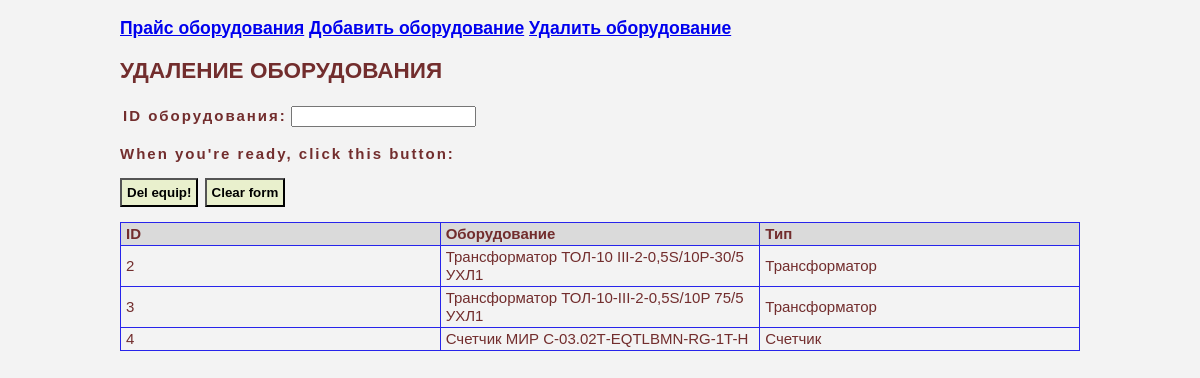
The page /del_eqip_form on the database as committed earlier.
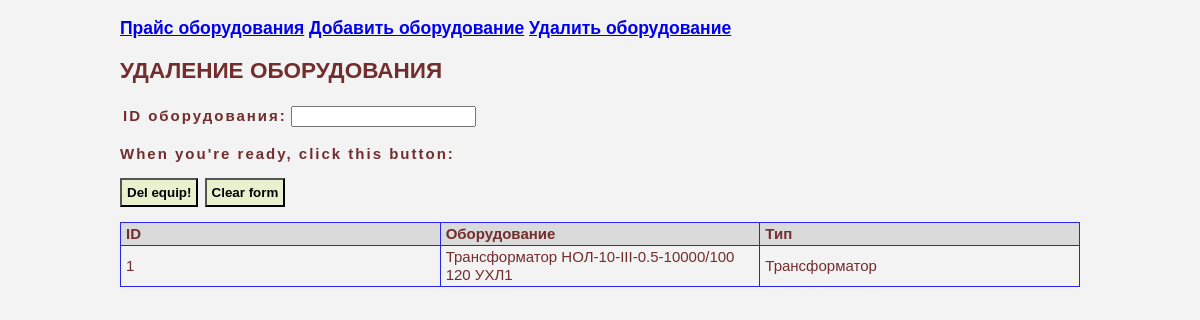
The same page on the database as committed later.
### tables this page shows
CREATE TABLE equips (
                            id integer not null primary key autoincrement,
                            equip text not null COLLATE NOCASE,
                            type text COLLATE NOCASE);

### app_equip.py (the view)
@app.route('/del_eqip_form', methods=['GET','POST'])
def del_eqip():
    dbs = db_sqlite.EquipDB()
    if request.form.get('ID_equip'):
        dbs.del_equip(request.form['ID_equip'])
    result = dbs.get_eqips()
    return render_template('del_equip_form.html', the_title='УДАЛЕНИЕ ОБОРУДОВАНИЯ', the_results=result)

### db_sqlite.py (called while the page is built)
    def get_eqips(self, id="", name_eq="", type_eq=""):
        with sqlite3.connect(self._database) as connection:
            connection.create_collation("NOCASE", ignore_case_collation)
            result = connection.execute("""select eq.id, eq.equip, eq.type, pr.id_eq, pr.price, pr.date, pr.actual from equips as eq
                        LEFT OUTER JOIN (select * from prices where actual=1) as pr
                        ON eq.id =pr.id_eq
                        where eq.id LIKE ? and eq.equip LIKE ? and eq.type LIKE ?""", (f'%{id}%',f'%{name_eq}%', f'%{type_eq}%'))
        return result

### templates/del_equip_form.html
{% extends 'base.html' %}
{% block body %}
<h2>{{ the_title }}</h2>
<form method='POST' action='/del_eqip_form'>
<table>
<tr><td class="form_p">ID оборудования:</td><td><input name='ID_equip' type='TEXT' value=''></td></tr>
</table>
<p class="form_p">When you're ready, click this button:</p>
<p class="form_p"><input class='form_bottom' value='Del equip!' type='SUBMIT'>   <input class='form_bottom' value='Clear form' type='Reset'></p>
</form>
<table class="table">
    <thead>
        <tr>
            <td>ID</td>
            <td>Оборудование</td>
            <td>Тип</td>
        </tr>
    </thead>
    <tbody>
        {% for i in the_results %}
            <tr>
                <td>{{i[0]}}</td>
                <td>{{i[1]}}</td>
                <td>{{i[2]}}</td>
            </tr>
        {% endfor %}
    </tbody>
    </table>
{% endblock %}

Rows that differ between the two databases and show on the page:
removed equips: id "2", equip "Трансформатор ТОЛ-10 III-2-0,5S/10Р-30/5 УХЛ1", type "Трансформатор"
removed equips: id "3", equip "Трансформатор ТОЛ-10-III-2-0,5S/10P 75/5 УХЛ1", type "Трансформатор"
removed equips: id "4", equip "Счетчик МИР С-03.02Т-ЕQTLBMN-RG-1T-H", type "Счетчик"
added equips: id "1", equip "Трансформатор НОЛ-10-III-0.5-10000/100 120 УХЛ1", type "Трансформатор"
